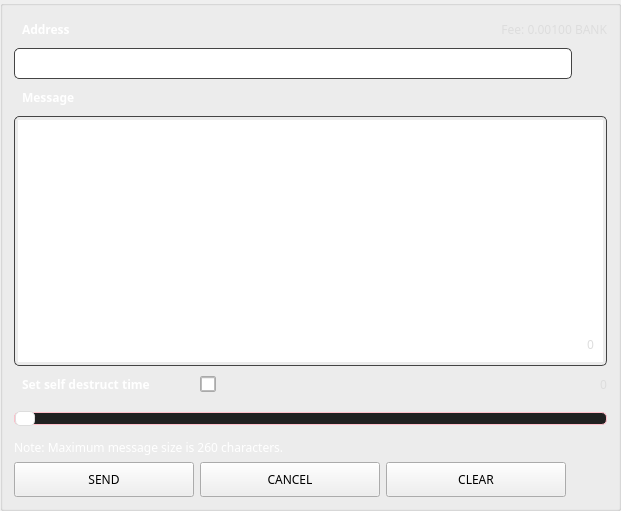
       <widget class="QGroupBox" name="newMessageBox">
        <property name="styleSheet">
         <string notr="true"/>
        </property>
        <property name="title">
         <string/>
        </property>
        <layout class="QGridLayout" name="gridLayout_10">
         <item row="0" column="0" colspan="2">
          <widget class="QLabel" name="adressLabel_2">
           <property name="minimumSize">
            <size>
             <width>0</width>
             <height>25</height>
            </size>
           </property>
           <property name="font">
            <font>
             <family>Poppins</family>
             <weight>75</weight>
             <bold>true</bold>
            </font>
           </property>
           <property name="styleSheet">
            <string notr="true">color: #fff;


font-weight: bold;
border: none;
padding-left: 5px</string>
           </property>
           <property name="text">
            <string>Address</string>
           </property>
          </widget>
         </item>
         <item row="0" column="2" colspan="3">
          <widget class="QLabel" name="m_messageFee">
           <property name="sizePolicy">
            <sizepolicy hsizetype="Expanding" vsizetype="Preferred">
             <horstretch>0</horstretch>
             <verstretch>0</verstretch>
            </sizepolicy>
           </property>
           <property name="minimumSize">
            <size>
             <width>100</width>
             <height>25</height>
            </size>
           </property>
           <property name="maximumSize">
            <size>
             <width>16777215</width>
             <height>16777215</height>
            </size>
           </property>
           <property name="font">
            <font>
             <family>Poppins</family>
            </font>
           </property>
           <property name="styleSheet">
            <string notr="true">color: #ddd;  
border: none;</string>
           </property>
           <property name="text">
            <string notr="true">Fee: 0.00100 BANK</string>
           </property>
           <property name="alignment">
            <set>Qt::AlignRight|Qt::AlignTrailing|Qt::AlignVCenter</set>
           </property>
          </widget>
         </item>
         <item row="1" column="0" colspan="4">
          <widget class="QLineEdit" name="m_addressMessageEdit">
           <property name="minimumSize">
            <size>
             <width>0</width>
             <height>31</height>
            </size>
           </property>
           <property name="font">
            <font>
             <family>Poppins</family>
            </font>
           </property>
           <property name="styleSheet">
            <string notr="true">padding: 3px; border: 1px solid #444; border-radius: 5px;   color: #aaa;</string>
           </property>
           <property name="text">
            <string/>
           </property>
          </widget>
         </item>
         <item row="1" column="4">
          <widget class="QPushButton" name="m_addressBookMessageButton">
           <property name="minimumSize">
            <size>
             <width>25</width>
             <height>25</height>
            </size>
           </property>
           <property name="maximumSize">
            <size>
             <width>80</width>
             <height>25</height>
            </size>
           </property>
           <property name="font">
            <font>
             <family>Poppins</family>
            </font>
           </property>
           <property name="styleSheet">
            <string notr="true">border: none;</string>
           </property>
           <property name="text">
            <string/>
           </property>
           <property name="icon">
            <iconset resource="../../resources.qrc">
             <normaloff>:/icons/address-book</normaloff>:/icons/address-book</iconset>
           </property>
          </widget>
         </item>
         <item row="2" column="0" colspan="2">
          <widget class="QLabel" name="messageLabel">
           <property name="minimumSize">
            <size>
             <width>0</width>
             <height>25</height>
            </size>
           </property>
           <property name="font">
            <font>
             <family>Poppins</family>
             <weight>75</weight>
             <bold>true</bold>
            </font>
           </property>
           <property name="styleSheet">
            <string notr="true">color: #fff;


font-weight: bold;
border: none;
padding-left: 5px</string>
           </property>
           <property name="text">
            <string>Message</string>
           </property>
          </widget>
         </item>
         <item row="3" column="0" rowspan="4" colspan="5">
          <widget class="QTextEdit" name="m_messageTextEdit">
           <property name="minimumSize">
            <size>
             <width>0</width>
             <height>250</height>
            </size>
           </property>
           <property name="maximumSize">
            <size>
             <width>16777215</width>
             <height>16777215</height>
            </size>
           </property>
           <property name="font">
            <font>
             <family>Poppins</family>
            </font>
           </property>
           <property name="styleSheet">
            <string notr="true">padding: 3px; border: 1px solid #444; border-radius: 5px;   color: #aaa;</string>
           </property>
           <property name="html">
            <string notr="true">&lt;!DOCTYPE HTML PUBLIC &quot;-//W3C//DTD HTML 4.0//EN&quot; &quot;http://www.w3.org/TR/REC-html40/strict.dtd&quot;&gt;
&lt;html&gt;&lt;head&gt;&lt;meta name=&quot;qrichtext&quot; content=&quot;1&quot; /&gt;&lt;style type=&quot;text/css&quot;&gt;
p, li { white-space: pre-wrap; }
&lt;/style&gt;&lt;/head&gt;&lt;body style=&quot; font-family:'Poppins'; font-size:11pt; font-weight:400; font-style:normal;&quot;&gt;
&lt;p style=&quot;-qt-paragraph-type:empty; margin-top:0px; margin-bottom:0px; margin-left:0px; margin-right:0px; -qt-block-indent:0; text-indent:0px; font-family:'.Helvetica Neue DeskInterface'; font-size:13pt;&quot;&gt;&lt;br /&gt;&lt;/p&gt;&lt;/body&gt;&lt;/html&gt;</string>
           </property>
           <property name="acceptRichText">
            <bool>false</bool>
           </property>
          </widget>
         </item>
         <item row="6" column="0" colspan="5">
          <widget class="QLabel" name="m_messageLength">
           <property name="sizePolicy">
            <sizepolicy hsizetype="Preferred" vsizetype="Fixed">
             <horstretch>0</horstretch>
             <verstretch>0</verstretch>
            </sizepolicy>
           </property>
           <property name="maximumSize">
            <size>
             <width>16777215</width>
             <height>16777215</height>
            </size>
           </property>
           <property name="font">
            <font>
             <family>Poppins</family>
            </font>
           </property>
           <property name="styleSheet">
            <string notr="true">color: #ddd;  
        border: none; margin: 10px;</string>
           </property>
           <property name="text">
            <string>0</string>
           </property>
           <property name="alignment">
            <set>Qt::AlignBottom|Qt::AlignRight|Qt::AlignTrailing</set>
           </property>
          </widget>
         </item>
         <item row="7" column="0">
          <widget class="QLabel" name="selfDestuctLabel">
           <property name="minimumSize">
            <size>
             <width>0</width>
             <height>25</height>
            </size>
           </property>
           <property name="font">
            <font>
             <family>Poppins</family>
             <weight>75</weight>
             <bold>true</bold>
            </font>
           </property>
           <property name="styleSheet">
            <string notr="true">color: #fff;   font-weight: bold;
border: none;
padding-left: 5px</string>
           </property>
           <property name="text">
            <string>Set self destruct time</string>
           </property>
          </widget>
         </item>
         <item row="7" column="1">
          <widget class="QCheckBox" name="m_ttlCheck">
           <property name="sizePolicy">
            <sizepolicy hsizetype="Preferred" vsizetype="Preferred">
             <horstretch>0</horstretch>
             <verstretch>0</verstretch>
            </sizepolicy>
           </property>
           <property name="minimumSize">
            <size>
             <width>16</width>
             <height>16</height>
            </size>
           </property>
           <property name="maximumSize">
            <size>
             <width>16</width>
             <height>16</height>
            </size>
           </property>
           <property name="font">
            <font>
             <family>Poppins</family>
             <weight>75</weight>
             <bold>true</bold>
            </font>
           </property>
           <property name="toolTip">
            <string>Do not include message in blockchain</string>
           </property>
           <property name="styleSheet">
            <string notr="true">border: 1px solid #aaa; 
color: white;
border-radius: 2px;</string>
           </property>
          </widget>
         </item>
         <item row="7" column="3" colspan="2">
          <widget class="QLabel" name="m_ttlLabel">
           <property name="minimumSize">
            <size>
             <width>0</width>
             <height>25</height>
            </size>
           </property>
           <property name="font">
            <font>
             <family>Poppins</family>
            </font>
           </property>
           <property name="styleSheet">
            <string notr="true">color: #ddd;  
border: none;</string>
           </property>
           <property name="text">
            <string>0</string>
           </property>
           <property name="alignment">
            <set>Qt::AlignRight|Qt::AlignTrailing|Qt::AlignVCenter</set>
           </property>
          </widget>
         </item>
         <item row="8" column="0" colspan="5">
          <widget class="QSlider" name="m_ttlSlider">
           <property name="sizePolicy">
            <sizepolicy hsizetype="Expanding" vsizetype="Preferred">
             <horstretch>0</horstretch>
             <verstretch>0</verstretch>
            </sizepolicy>
           </property>
           <property name="minimumSize">
            <size>
             <width>0</width>
             <height>30</height>
            </size>
           </property>
           <property name="styleSheet">
            <string notr="true">QSlider::groove:horizontal#m_ttlSlider {
    border: 1px solid pink;
    border-radius: 5px;
    height: 11px;
    background: #212121;
}

QSlider::handle:horizontal#m_ttlSlider {
    background: #fff;
    border: 1px solid #ddd;
    width: 18px;
    margin: -2px 0;
    border-radius: 5px;
}

QSlider::sub-page:horizontal#m_ttlSlider {
    background: pink;
    border-radius: 5px;
}</string>
           </property>
           <property name="singleStep">
            <number>300</number>
           </property>
           <property name="orientation">
            <enum>Qt::Horizontal</enum>
           </property>
           <property name="tickInterval">
            <number>1</number>
           </property>
          </widget>
         </item>
         <item row="10" column="0">
          <widget class="QPushButton" name="b1_sendMessageButton">
           <property name="minimumSize">
            <size>
             <width>180</width>
             <height>35</height>
            </size>
           </property>
           <property name="maximumSize">
            <size>
             <width>180</width>
             <height>35</height>
            </size>
           </property>
           <property name="font">
            <font>
             <family>Poppins</family>
            </font>
           </property>
           <property name="styleSheet">
            <string notr="true">/* This button style is handled automatically by OverviewFrame:setStyles() (in OverviewFrame.cpp) */</string>
           </property>
           <property name="text">
            <string>SEND</string>
           </property>
          </widget>
         </item>
         <item row="10" column="1">
          <widget class="QPushButton" name="b1_cancelMessageButton">
           <property name="minimumSize">
            <size>
             <width>180</width>
             <height>35</height>
            </size>
           </property>
           <property name="maximumSize">
            <size>
             <width>180</width>
             <height>35</height>
            </size>
           </property>
           <property name="font">
            <font>
             <family>Poppins</family>
            </font>
           </property>
           <property name="styleSheet">
            <string notr="true">/* This button style is handled automatically by OverviewFrame:setStyles() (in OverviewFrame.cpp) */</string>
           </property>
           <property name="text">
            <string>CANCEL</string>
           </property>
          </widget>
         </item>
         <item row="10" column="2">
          <widget class="QPushButton" name="b1_clearMessageButton">
           <property name="minimumSize">
            <size>
             <width>180</width>
             <height>35</height>
            </size>
           </property>
           <property name="maximumSize">
            <size>
             <width>180</width>
             <height>35</height>
            </size>
           </property>
           <property name="font">
            <font>
             <family>Poppins</family>
            </font>
           </property>
           <property name="cursor">
            <cursorShape>ArrowCursor</cursorShape>
           </property>
           <property name="styleSheet">
            <string notr="true">/* This button style is handled automatically by OverviewFrame:setStyles() (in OverviewFrame.cpp) */</string>
           </property>
           <property name="text">
            <string>CLEAR</string>
           </property>
          </widget>
         </item>
         <item row="9" column="0" colspan="2">
          <widget class="QLabel" name="adressLabel_3">
           <property name="sizePolicy">
            <sizepolicy hsizetype="Preferred" vsizetype="Expanding">
             <horstretch>0</horstretch>
             <verstretch>0</verstretch>
            </sizepolicy>
           </property>
           <property name="font">
            <font>
             <family>Poppins</family>
            </font>
           </property>
           <property name="styleSheet">
            <string notr="true">color: #fff;  
border: none;</string>
           </property>
           <property name="text">
            <string>Note: Maximum message size is 260 characters.</string>
           </property>
           <property name="alignment">
            <set>Qt::AlignLeading|Qt::AlignLeft|Qt::AlignTop</set>
           </property>
          </widget>
         </item>
        </layout>
       </widget>
